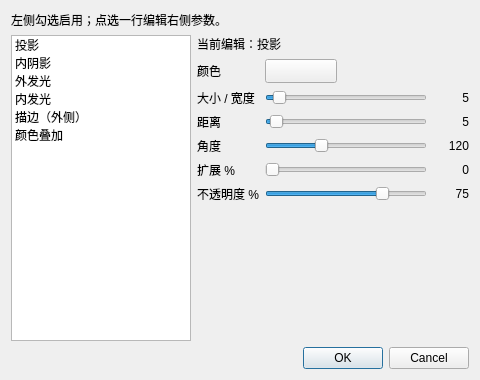
<?xml version="1.0" encoding="UTF-8"?>
<ui version="4.0">
 <class>LayerStyleDialog</class>
 <widget class="QDialog" name="LayerStyleDialog">
  <property name="geometry">
   <rect>
    <x>0</x>
    <y>0</y>
    <width>480</width>
    <height>380</height>
   </rect>
  </property>
  <property name="windowTitle">
   <string>图层样式</string>
  </property>
  <property name="modal">
   <bool>true</bool>
  </property>
  <layout class="QVBoxLayout" name="verticalLayout">
   <item>
    <widget class="QLabel" name="hintLabel">
     <property name="text">
      <string>左侧勾选启用；点选一行编辑右侧参数。</string>
     </property>
     <property name="wordWrap">
      <bool>true</bool>
     </property>
    </widget>
   </item>
   <item>
    <layout class="QHBoxLayout" name="mainSplit">
     <item>
      <widget class="QListWidget" name="effectList">
       <property name="minimumSize">
        <size>
         <width>140</width>
         <height>0</height>
        </size>
       </property>
       <property name="maximumSize">
        <size>
         <width>180</width>
         <height>16777215</height>
        </size>
       </property>
       <property name="toolTip">
        <string>勾选启用效果；点选切换当前编辑项</string>
       </property>
       <item>
        <property name="text">
         <string>投影</string>
        </property>
        <property name="flags">
         <set>ItemIsSelectable|ItemIsUserCheckable|ItemIsEnabled</set>
        </property>
       </item>
       <item>
        <property name="text">
         <string>内阴影</string>
        </property>
        <property name="flags">
         <set>ItemIsSelectable|ItemIsUserCheckable|ItemIsEnabled</set>
        </property>
       </item>
       <item>
        <property name="text">
         <string>外发光</string>
        </property>
        <property name="flags">
         <set>ItemIsSelectable|ItemIsUserCheckable|ItemIsEnabled</set>
        </property>
       </item>
       <item>
        <property name="text">
         <string>内发光</string>
        </property>
        <property name="flags">
         <set>ItemIsSelectable|ItemIsUserCheckable|ItemIsEnabled</set>
        </property>
       </item>
       <item>
        <property name="text">
         <string>描边（外侧）</string>
        </property>
        <property name="flags">
         <set>ItemIsSelectable|ItemIsUserCheckable|ItemIsEnabled</set>
        </property>
       </item>
       <item>
        <property name="text">
         <string>颜色叠加</string>
        </property>
        <property name="flags">
         <set>ItemIsSelectable|ItemIsUserCheckable|ItemIsEnabled</set>
        </property>
       </item>
      </widget>
     </item>
     <item>
      <widget class="QWidget" name="paramHost" native="true">
       <layout class="QVBoxLayout" name="paramLayout">
        <property name="leftMargin">
         <number>0</number>
        </property>
        <property name="topMargin">
         <number>0</number>
        </property>
        <property name="rightMargin">
         <number>0</number>
        </property>
        <property name="bottomMargin">
         <number>0</number>
        </property>
        <item>
         <widget class="QLabel" name="currentLabel">
          <property name="text">
           <string>当前编辑：投影</string>
          </property>
         </widget>
        </item>
        <item>
         <layout class="QFormLayout" name="formLayout">
          <item row="0" column="0">
           <widget class="QLabel" name="labelColor">
            <property name="text">
             <string>颜色</string>
            </property>
           </widget>
          </item>
          <item row="0" column="1">
           <widget class="QPushButton" name="btnColor">
            <property name="minimumSize">
             <size>
              <width>72</width>
              <height>24</height>
             </size>
            </property>
            <property name="maximumSize">
             <size>
              <width>72</width>
              <height>24</height>
             </size>
            </property>
            <property name="text">
             <string/>
            </property>
            <property name="toolTip">
             <string>选择效果颜色</string>
            </property>
           </widget>
          </item>
          <item row="1" column="0">
           <widget class="QLabel" name="labelSize">
            <property name="text">
             <string>大小 / 宽度</string>
            </property>
           </widget>
          </item>
          <item row="1" column="1">
           <layout class="QHBoxLayout" name="sizeRow">
            <item>
             <widget class="QSlider" name="sliderSize">
              <property name="orientation">
               <enum>Qt::Orientation::Horizontal</enum>
              </property>
              <property name="maximum">
               <number>100</number>
              </property>
              <property name="value">
               <number>5</number>
              </property>
             </widget>
            </item>
            <item>
             <widget class="QLabel" name="valueSize">
              <property name="minimumSize">
               <size>
                <width>36</width>
                <height>0</height>
               </size>
              </property>
              <property name="alignment">
               <set>Qt::AlignmentFlag::AlignRight|Qt::AlignmentFlag::AlignVCenter</set>
              </property>
              <property name="text">
               <string>5</string>
              </property>
             </widget>
            </item>
           </layout>
          </item>
          <item row="2" column="0">
           <widget class="QLabel" name="labelDistance">
            <property name="text">
             <string>距离</string>
            </property>
           </widget>
          </item>
          <item row="2" column="1">
           <layout class="QHBoxLayout" name="distanceRow">
            <item>
             <widget class="QSlider" name="sliderDistance">
              <property name="orientation">
               <enum>Qt::Orientation::Horizontal</enum>
              </property>
              <property name="maximum">
               <number>200</number>
              </property>
              <property name="value">
               <number>5</number>
              </property>
             </widget>
            </item>
            <item>
             <widget class="QLabel" name="valueDistance">
              <property name="minimumSize">
               <size>
                <width>36</width>
                <height>0</height>
               </size>
              </property>
              <property name="alignment">
               <set>Qt::AlignmentFlag::AlignRight|Qt::AlignmentFlag::AlignVCenter</set>
              </property>
              <property name="text">
               <string>5</string>
              </property>
             </widget>
            </item>
           </layout>
          </item>
          <item row="3" column="0">
           <widget class="QLabel" name="labelAngle">
            <property name="text">
             <string>角度</string>
            </property>
           </widget>
          </item>
          <item row="3" column="1">
           <layout class="QHBoxLayout" name="angleRow">
            <item>
             <widget class="QSlider" name="sliderAngle">
              <property name="orientation">
               <enum>Qt::Orientation::Horizontal</enum>
              </property>
              <property name="maximum">
               <number>360</number>
              </property>
              <property name="value">
               <number>120</number>
              </property>
             </widget>
            </item>
            <item>
             <widget class="QLabel" name="valueAngle">
              <property name="minimumSize">
               <size>
                <width>36</width>
                <height>0</height>
               </size>
              </property>
              <property name="alignment">
               <set>Qt::AlignmentFlag::AlignRight|Qt::AlignmentFlag::AlignVCenter</set>
              </property>
              <property name="text">
               <string>120</string>
              </property>
             </widget>
            </item>
           </layout>
          </item>
          <item row="4" column="0">
           <widget class="QLabel" name="labelSpread">
            <property name="text">
             <string>扩展 %</string>
            </property>
           </widget>
          </item>
          <item row="4" column="1">
           <layout class="QHBoxLayout" name="spreadRow">
            <item>
             <widget class="QSlider" name="sliderSpread">
              <property name="orientation">
               <enum>Qt::Orientation::Horizontal</enum>
              </property>
              <property name="maximum">
               <number>100</number>
              </property>
             </widget>
            </item>
            <item>
             <widget class="QLabel" name="valueSpread">
              <property name="minimumSize">
               <size>
                <width>36</width>
                <height>0</height>
               </size>
              </property>
              <property name="alignment">
               <set>Qt::AlignmentFlag::AlignRight|Qt::AlignmentFlag::AlignVCenter</set>
              </property>
              <property name="text">
               <string>0</string>
              </property>
             </widget>
            </item>
           </layout>
          </item>
          <item row="5" column="0">
           <widget class="QLabel" name="labelOpacity">
            <property name="text">
             <string>不透明度 %</string>
            </property>
           </widget>
          </item>
          <item row="5" column="1">
           <layout class="QHBoxLayout" name="opacityRow">
            <item>
             <widget class="QSlider" name="sliderOpacity">
              <property name="orientation">
               <enum>Qt::Orientation::Horizontal</enum>
              </property>
              <property name="maximum">
               <number>100</number>
              </property>
              <property name="value">
               <number>75</number>
              </property>
             </widget>
            </item>
            <item>
             <widget class="QLabel" name="valueOpacity">
              <property name="minimumSize">
               <size>
                <width>36</width>
                <height>0</height>
               </size>
              </property>
              <property name="alignment">
               <set>Qt::AlignmentFlag::AlignRight|Qt::AlignmentFlag::AlignVCenter</set>
              </property>
              <property name="text">
               <string>75</string>
              </property>
             </widget>
            </item>
           </layout>
          </item>
         </layout>
        </item>
        <item>
         <spacer name="paramSpacer">
          <property name="orientation">
           <enum>Qt::Orientation::Vertical</enum>
          </property>
          <property name="sizeHint" stdset="0">
           <size>
            <width>20</width>
            <height>40</height>
           </size>
          </property>
         </spacer>
        </item>
       </layout>
      </widget>
     </item>
    </layout>
   </item>
   <item>
    <widget class="QDialogButtonBox" name="buttonBox">
     <property name="orientation">
      <enum>Qt::Orientation::Horizontal</enum>
     </property>
     <property name="standardButtons">
      <set>QDialogButtonBox::StandardButton::Cancel|QDialogButtonBox::StandardButton::Ok</set>
     </property>
    </widget>
   </item>
  </layout>
 </widget>
 <resources/>
 <connections>
  <connection>
   <sender>buttonBox</sender>
   <signal>accepted()</signal>
   <receiver>LayerStyleDialog</receiver>
   <slot>accept()</slot>
  </connection>
  <connection>
   <sender>buttonBox</sender>
   <signal>rejected()</signal>
   <receiver>LayerStyleDialog</receiver>
   <slot>reject()</slot>
  </connection>
 </connections>
</ui>
